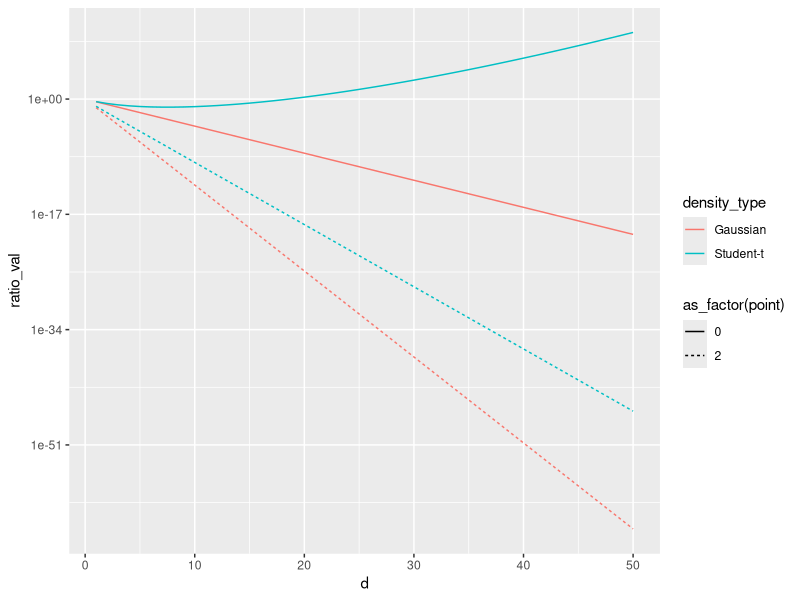

The R source for this figure:
library(mvtnorm)
library(parallel)
library(tidyverse)

.extend_list <- function(...) {
  lists <- list(...)
  output <- lists[[1]]
  for (value in lists[2 : length(lists)]) {
    for (name in names(value)) {
      output[[name]] <- value[[name]]
    }
  }
  return(output)
}

generate_plot_value <- function(point, dimension, dens_obj) {
  f_lower_dimension_args <- .extend_list(
    dens_obj$dens_f_args,
    list(x = rep(point, dimension))
  )
  lower_dimension_value <- do.call(dens_obj$dens_f_name, f_lower_dimension_args)
  f_higher_dimension_args <- .extend_list(
    dens_obj$dens_f_args,
    list(x = rep(point, dimension * 2))
  )
  higher_dimension_value <- do.call(dens_obj$dens_f_name, f_higher_dimension_args)
  
  res <- tibble(
    d = dimension,
    ratio_val = higher_dimension_value / lower_dimension_value,
    point = point,
    density_type = dens_obj$name
  )
  
  return(res)
  
}

dimensions <- 1 : 50
test_points <- c(0, 2)
density_functions <- list(
  list(
    name = "Gaussian",
    dens_f_name = "dmvnorm",
    dens_f_args = list(log = FALSE)
  ),
  list(
    name = "Student-t",
    dens_f_name = "dmvt",
    dens_f_args = list(df = 5, log = FALSE)
  )
)

res <- lapply(density_functions, function(dens_obj) {
  lapply(test_points, function(a_point) {
    mclapply(dimensions, mc.cores = 5, function(a_dim) {
      generate_plot_value(
        point = a_point,
        dimension = a_dim,
        dens_obj = dens_obj
      )
    }) %>% bind_rows()
  }) %>% bind_rows()
}) %>% bind_rows()

ggplot(data = res, aes(x = d, y = ratio_val, lty = as_factor(point), colour = density_type)) + 
  # geom_point() +
  geom_line() +
  scale_y_log10()
